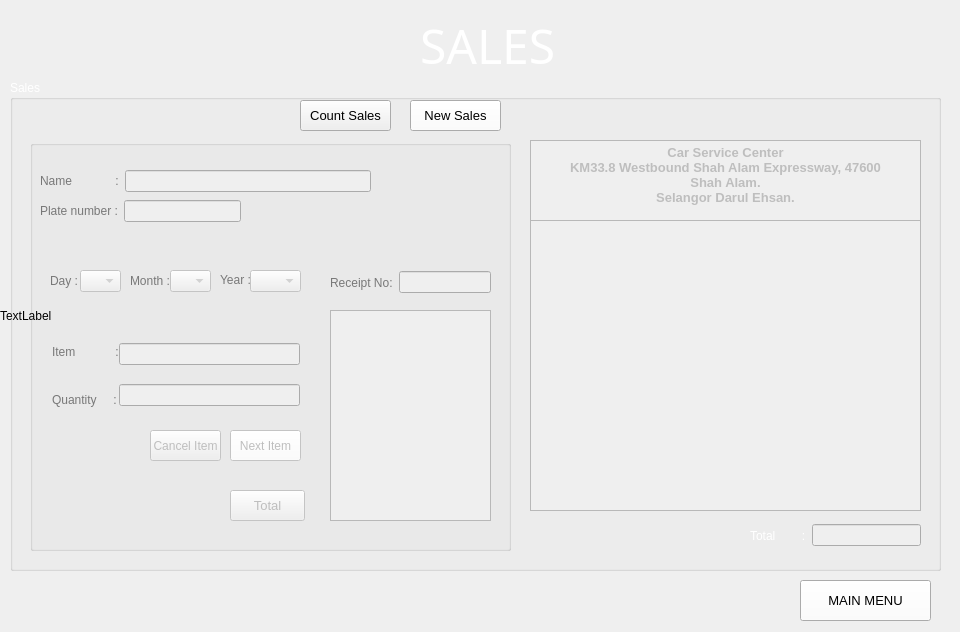
<?xml version="1.0" encoding="UTF-8"?>
<ui version="4.0">
 <class>SALE</class>
 <widget class="QDialog" name="SALE">
  <property name="geometry">
   <rect>
    <x>0</x>
    <y>0</y>
    <width>960</width>
    <height>632</height>
   </rect>
  </property>
  <property name="windowTitle">
   <string>Dialog</string>
  </property>
  <widget class="QPushButton" name="pushButton_back">
   <property name="geometry">
    <rect>
     <x>730</x>
     <y>460</y>
     <width>75</width>
     <height>23</height>
    </rect>
   </property>
   <property name="text">
    <string>Main Menu</string>
   </property>
  </widget>
  <widget class="QGroupBox" name="groupBox_sale">
   <property name="enabled">
    <bool>true</bool>
   </property>
   <property name="geometry">
    <rect>
     <x>10</x>
     <y>80</y>
     <width>931</width>
     <height>491</height>
    </rect>
   </property>
   <property name="palette">
    <palette>
     <active>
      <colorrole role="WindowText">
       <brush brushstyle="SolidPattern">
        <color alpha="255">
         <red>255</red>
         <green>255</green>
         <blue>255</blue>
        </color>
       </brush>
      </colorrole>
     </active>
     <inactive>
      <colorrole role="WindowText">
       <brush brushstyle="SolidPattern">
        <color alpha="255">
         <red>255</red>
         <green>255</green>
         <blue>255</blue>
        </color>
       </brush>
      </colorrole>
     </inactive>
     <disabled>
      <colorrole role="WindowText">
       <brush brushstyle="SolidPattern">
        <color alpha="255">
         <red>120</red>
         <green>120</green>
         <blue>120</blue>
        </color>
       </brush>
      </colorrole>
     </disabled>
    </palette>
   </property>
   <property name="title">
    <string>Sales</string>
   </property>
   <widget class="QGroupBox" name="groupBoxSales">
    <property name="enabled">
     <bool>false</bool>
    </property>
    <property name="geometry">
     <rect>
      <x>20</x>
      <y>60</y>
      <width>481</width>
      <height>411</height>
     </rect>
    </property>
    <property name="title">
     <string/>
    </property>
    <widget class="QPushButton" name="pushButtonNextItem">
     <property name="geometry">
      <rect>
       <x>200</x>
       <y>290</y>
       <width>71</width>
       <height>31</height>
      </rect>
     </property>
     <property name="palette">
      <palette>
       <active>
        <colorrole role="Button">
         <brush brushstyle="SolidPattern">
          <color alpha="255">
           <red>255</red>
           <green>255</green>
           <blue>255</blue>
          </color>
         </brush>
        </colorrole>
       </active>
       <inactive>
        <colorrole role="Button">
         <brush brushstyle="SolidPattern">
          <color alpha="255">
           <red>255</red>
           <green>255</green>
           <blue>255</blue>
          </color>
         </brush>
        </colorrole>
       </inactive>
       <disabled>
        <colorrole role="Button">
         <brush brushstyle="SolidPattern">
          <color alpha="255">
           <red>255</red>
           <green>255</green>
           <blue>255</blue>
          </color>
         </brush>
        </colorrole>
       </disabled>
      </palette>
     </property>
     <property name="text">
      <string>Next Item</string>
     </property>
    </widget>
    <widget class="QWidget" name="layoutWidget_5">
     <property name="geometry">
      <rect>
       <x>300</x>
       <y>130</y>
       <width>161</width>
       <height>25</height>
      </rect>
     </property>
     <layout class="QHBoxLayout" name="horizontalLayout_2">
      <item>
       <widget class="QLabel" name="label_5">
        <property name="palette">
         <palette>
          <active>
           <colorrole role="WindowText">
            <brush brushstyle="SolidPattern">
             <color alpha="255">
              <red>255</red>
              <green>255</green>
              <blue>255</blue>
             </color>
            </brush>
           </colorrole>
           <colorrole role="Text">
            <brush brushstyle="SolidPattern">
             <color alpha="255">
              <red>0</red>
              <green>0</green>
              <blue>0</blue>
             </color>
            </brush>
           </colorrole>
           <colorrole role="PlaceholderText">
            <brush brushstyle="NoBrush">
             <color alpha="128">
              <red>0</red>
              <green>0</green>
              <blue>0</blue>
             </color>
            </brush>
           </colorrole>
          </active>
          <inactive>
           <colorrole role="WindowText">
            <brush brushstyle="SolidPattern">
             <color alpha="255">
              <red>255</red>
              <green>255</green>
              <blue>255</blue>
             </color>
            </brush>
           </colorrole>
           <colorrole role="Text">
            <brush brushstyle="SolidPattern">
             <color alpha="255">
              <red>0</red>
              <green>0</green>
              <blue>0</blue>
             </color>
            </brush>
           </colorrole>
           <colorrole role="PlaceholderText">
            <brush brushstyle="NoBrush">
             <color alpha="128">
              <red>0</red>
              <green>0</green>
              <blue>0</blue>
             </color>
            </brush>
           </colorrole>
          </inactive>
          <disabled>
           <colorrole role="WindowText">
            <brush brushstyle="SolidPattern">
             <color alpha="255">
              <red>120</red>
              <green>120</green>
              <blue>120</blue>
             </color>
            </brush>
           </colorrole>
           <colorrole role="Text">
            <brush brushstyle="SolidPattern">
             <color alpha="255">
              <red>120</red>
              <green>120</green>
              <blue>120</blue>
             </color>
            </brush>
           </colorrole>
           <colorrole role="PlaceholderText">
            <brush brushstyle="NoBrush">
             <color alpha="128">
              <red>0</red>
              <green>0</green>
              <blue>0</blue>
             </color>
            </brush>
           </colorrole>
          </disabled>
         </palette>
        </property>
        <property name="text">
         <string>Receipt No:</string>
        </property>
       </widget>
      </item>
      <item>
       <widget class="QLineEdit" name="receiptNo">
        <property name="enabled">
         <bool>false</bool>
        </property>
       </widget>
      </item>
     </layout>
    </widget>
    <widget class="QLabel" name="label_8">
     <property name="geometry">
      <rect>
       <x>210</x>
       <y>80</y>
       <width>91</width>
       <height>81</height>
      </rect>
     </property>
     <property name="text">
      <string/>
     </property>
     <property name="pixmap">
      <pixmap>../Pic/icon-calendar-white.png</pixmap>
     </property>
     <property name="scaledContents">
      <bool>true</bool>
     </property>
    </widget>
    <widget class="QWidget" name="layoutWidget_3">
     <property name="geometry">
      <rect>
       <x>10</x>
       <y>60</y>
       <width>201</width>
       <height>22</height>
      </rect>
     </property>
     <layout class="QHBoxLayout" name="horizontalLayout_7">
      <item>
       <widget class="QLabel" name="label_7">
        <property name="palette">
         <palette>
          <active>
           <colorrole role="WindowText">
            <brush brushstyle="SolidPattern">
             <color alpha="255">
              <red>255</red>
              <green>255</green>
              <blue>255</blue>
             </color>
            </brush>
           </colorrole>
           <colorrole role="Text">
            <brush brushstyle="SolidPattern">
             <color alpha="255">
              <red>0</red>
              <green>0</green>
              <blue>0</blue>
             </color>
            </brush>
           </colorrole>
           <colorrole role="PlaceholderText">
            <brush brushstyle="NoBrush">
             <color alpha="128">
              <red>0</red>
              <green>0</green>
              <blue>0</blue>
             </color>
            </brush>
           </colorrole>
          </active>
          <inactive>
           <colorrole role="WindowText">
            <brush brushstyle="SolidPattern">
             <color alpha="255">
              <red>255</red>
              <green>255</green>
              <blue>255</blue>
             </color>
            </brush>
           </colorrole>
           <colorrole role="Text">
            <brush brushstyle="SolidPattern">
             <color alpha="255">
              <red>0</red>
              <green>0</green>
              <blue>0</blue>
             </color>
            </brush>
           </colorrole>
           <colorrole role="PlaceholderText">
            <brush brushstyle="NoBrush">
             <color alpha="128">
              <red>0</red>
              <green>0</green>
              <blue>0</blue>
             </color>
            </brush>
           </colorrole>
          </inactive>
          <disabled>
           <colorrole role="WindowText">
            <brush brushstyle="SolidPattern">
             <color alpha="255">
              <red>120</red>
              <green>120</green>
              <blue>120</blue>
             </color>
            </brush>
           </colorrole>
           <colorrole role="Text">
            <brush brushstyle="SolidPattern">
             <color alpha="255">
              <red>120</red>
              <green>120</green>
              <blue>120</blue>
             </color>
            </brush>
           </colorrole>
           <colorrole role="PlaceholderText">
            <brush brushstyle="NoBrush">
             <color alpha="128">
              <red>0</red>
              <green>0</green>
              <blue>0</blue>
             </color>
            </brush>
           </colorrole>
          </disabled>
         </palette>
        </property>
        <property name="text">
         <string>Plate number :</string>
        </property>
       </widget>
      </item>
      <item>
       <widget class="QLineEdit" name="lineEditPlate">
        <property name="enabled">
         <bool>false</bool>
        </property>
       </widget>
      </item>
     </layout>
    </widget>
    <widget class="QWidget" name="layoutWidget_2">
     <property name="geometry">
      <rect>
       <x>10</x>
       <y>30</y>
       <width>331</width>
       <height>22</height>
      </rect>
     </property>
     <layout class="QHBoxLayout" name="horizontalLayout_6">
      <item>
       <widget class="QLabel" name="label_6">
        <property name="palette">
         <palette>
          <active>
           <colorrole role="WindowText">
            <brush brushstyle="SolidPattern">
             <color alpha="255">
              <red>255</red>
              <green>255</green>
              <blue>255</blue>
             </color>
            </brush>
           </colorrole>
           <colorrole role="Text">
            <brush brushstyle="SolidPattern">
             <color alpha="255">
              <red>0</red>
              <green>0</green>
              <blue>0</blue>
             </color>
            </brush>
           </colorrole>
           <colorrole role="PlaceholderText">
            <brush brushstyle="NoBrush">
             <color alpha="128">
              <red>0</red>
              <green>0</green>
              <blue>0</blue>
             </color>
            </brush>
           </colorrole>
          </active>
          <inactive>
           <colorrole role="WindowText">
            <brush brushstyle="SolidPattern">
             <color alpha="255">
              <red>255</red>
              <green>255</green>
              <blue>255</blue>
             </color>
            </brush>
           </colorrole>
           <colorrole role="Text">
            <brush brushstyle="SolidPattern">
             <color alpha="255">
              <red>0</red>
              <green>0</green>
              <blue>0</blue>
             </color>
            </brush>
           </colorrole>
           <colorrole role="PlaceholderText">
            <brush brushstyle="NoBrush">
             <color alpha="128">
              <red>0</red>
              <green>0</green>
              <blue>0</blue>
             </color>
            </brush>
           </colorrole>
          </inactive>
          <disabled>
           <colorrole role="WindowText">
            <brush brushstyle="SolidPattern">
             <color alpha="255">
              <red>120</red>
              <green>120</green>
              <blue>120</blue>
             </color>
            </brush>
           </colorrole>
           <colorrole role="Text">
            <brush brushstyle="SolidPattern">
             <color alpha="255">
              <red>120</red>
              <green>120</green>
              <blue>120</blue>
             </color>
            </brush>
           </colorrole>
           <colorrole role="PlaceholderText">
            <brush brushstyle="NoBrush">
             <color alpha="128">
              <red>0</red>
              <green>0</green>
              <blue>0</blue>
             </color>
            </brush>
           </colorrole>
          </disabled>
         </palette>
        </property>
        <property name="text">
         <string>Name             :</string>
        </property>
       </widget>
      </item>
      <item>
       <widget class="QLineEdit" name="lineEditName">
        <property name="enabled">
         <bool>false</bool>
        </property>
       </widget>
      </item>
     </layout>
    </widget>
    <widget class="QPushButton" name="TotalButton">
     <property name="geometry">
      <rect>
       <x>200</x>
       <y>350</y>
       <width>75</width>
       <height>31</height>
      </rect>
     </property>
     <property name="font">
      <font>
       <pointsize>10</pointsize>
      </font>
     </property>
     <property name="text">
      <string>Total</string>
     </property>
    </widget>
    <widget class="QListView" name="listView">
     <property name="geometry">
      <rect>
       <x>300</x>
       <y>170</y>
       <width>161</width>
       <height>211</height>
      </rect>
     </property>
    </widget>
    <widget class="QWidget" name="layoutWidget">
     <property name="geometry">
      <rect>
       <x>22</x>
       <y>190</y>
       <width>81</width>
       <height>91</height>
      </rect>
     </property>
     <layout class="QVBoxLayout" name="verticalLayout">
      <item>
       <widget class="QLabel" name="label_2">
        <property name="palette">
         <palette>
          <active>
           <colorrole role="WindowText">
            <brush brushstyle="SolidPattern">
             <color alpha="255">
              <red>255</red>
              <green>255</green>
              <blue>255</blue>
             </color>
            </brush>
           </colorrole>
           <colorrole role="Text">
            <brush brushstyle="SolidPattern">
             <color alpha="255">
              <red>0</red>
              <green>0</green>
              <blue>0</blue>
             </color>
            </brush>
           </colorrole>
           <colorrole role="PlaceholderText">
            <brush brushstyle="NoBrush">
             <color alpha="128">
              <red>0</red>
              <green>0</green>
              <blue>0</blue>
             </color>
            </brush>
           </colorrole>
          </active>
          <inactive>
           <colorrole role="WindowText">
            <brush brushstyle="SolidPattern">
             <color alpha="255">
              <red>255</red>
              <green>255</green>
              <blue>255</blue>
             </color>
            </brush>
           </colorrole>
           <colorrole role="Text">
            <brush brushstyle="SolidPattern">
             <color alpha="255">
              <red>0</red>
              <green>0</green>
              <blue>0</blue>
             </color>
            </brush>
           </colorrole>
           <colorrole role="PlaceholderText">
            <brush brushstyle="NoBrush">
             <color alpha="128">
              <red>0</red>
              <green>0</green>
              <blue>0</blue>
             </color>
            </brush>
           </colorrole>
          </inactive>
          <disabled>
           <colorrole role="WindowText">
            <brush brushstyle="SolidPattern">
             <color alpha="255">
              <red>120</red>
              <green>120</green>
              <blue>120</blue>
             </color>
            </brush>
           </colorrole>
           <colorrole role="Text">
            <brush brushstyle="SolidPattern">
             <color alpha="255">
              <red>120</red>
              <green>120</green>
              <blue>120</blue>
             </color>
            </brush>
           </colorrole>
           <colorrole role="PlaceholderText">
            <brush brushstyle="NoBrush">
             <color alpha="128">
              <red>0</red>
              <green>0</green>
              <blue>0</blue>
             </color>
            </brush>
           </colorrole>
          </disabled>
         </palette>
        </property>
        <property name="text">
         <string>Item            :</string>
        </property>
       </widget>
      </item>
      <item>
       <widget class="QLabel" name="label_3">
        <property name="palette">
         <palette>
          <active>
           <colorrole role="WindowText">
            <brush brushstyle="SolidPattern">
             <color alpha="255">
              <red>255</red>
              <green>255</green>
              <blue>255</blue>
             </color>
            </brush>
           </colorrole>
           <colorrole role="Text">
            <brush brushstyle="SolidPattern">
             <color alpha="255">
              <red>0</red>
              <green>0</green>
              <blue>0</blue>
             </color>
            </brush>
           </colorrole>
           <colorrole role="PlaceholderText">
            <brush brushstyle="NoBrush">
             <color alpha="128">
              <red>0</red>
              <green>0</green>
              <blue>0</blue>
             </color>
            </brush>
           </colorrole>
          </active>
          <inactive>
           <colorrole role="WindowText">
            <brush brushstyle="SolidPattern">
             <color alpha="255">
              <red>255</red>
              <green>255</green>
              <blue>255</blue>
             </color>
            </brush>
           </colorrole>
           <colorrole role="Text">
            <brush brushstyle="SolidPattern">
             <color alpha="255">
              <red>0</red>
              <green>0</green>
              <blue>0</blue>
             </color>
            </brush>
           </colorrole>
           <colorrole role="PlaceholderText">
            <brush brushstyle="NoBrush">
             <color alpha="128">
              <red>0</red>
              <green>0</green>
              <blue>0</blue>
             </color>
            </brush>
           </colorrole>
          </inactive>
          <disabled>
           <colorrole role="WindowText">
            <brush brushstyle="SolidPattern">
             <color alpha="255">
              <red>120</red>
              <green>120</green>
              <blue>120</blue>
             </color>
            </brush>
           </colorrole>
           <colorrole role="Text">
            <brush brushstyle="SolidPattern">
             <color alpha="255">
              <red>120</red>
              <green>120</green>
              <blue>120</blue>
             </color>
            </brush>
           </colorrole>
           <colorrole role="PlaceholderText">
            <brush brushstyle="NoBrush">
             <color alpha="128">
              <red>0</red>
              <green>0</green>
              <blue>0</blue>
             </color>
            </brush>
           </colorrole>
          </disabled>
         </palette>
        </property>
        <property name="text">
         <string>Quantity     :</string>
        </property>
       </widget>
      </item>
     </layout>
    </widget>
    <widget class="QWidget" name="layoutWidget_4">
     <property name="geometry">
      <rect>
       <x>89</x>
       <y>190</y>
       <width>181</width>
       <height>91</height>
      </rect>
     </property>
     <layout class="QVBoxLayout" name="verticalLayout_2">
      <item>
       <widget class="QLineEdit" name="lineEditItem"/>
      </item>
      <item>
       <widget class="QLineEdit" name="quantity1"/>
      </item>
     </layout>
    </widget>
    <widget class="QLabel" name="label_4">
     <property name="geometry">
      <rect>
       <x>20</x>
       <y>130</y>
       <width>31</width>
       <height>21</height>
      </rect>
     </property>
     <property name="text">
      <string>Day :</string>
     </property>
    </widget>
    <widget class="QComboBox" name="comboBoxDay">
     <property name="geometry">
      <rect>
       <x>50</x>
       <y>130</y>
       <width>41</width>
       <height>22</height>
      </rect>
     </property>
    </widget>
    <widget class="QLabel" name="label_9">
     <property name="geometry">
      <rect>
       <x>100</x>
       <y>130</y>
       <width>41</width>
       <height>21</height>
      </rect>
     </property>
     <property name="text">
      <string>Month :</string>
     </property>
    </widget>
    <widget class="QComboBox" name="comboBoxMonth">
     <property name="geometry">
      <rect>
       <x>140</x>
       <y>130</y>
       <width>41</width>
       <height>22</height>
      </rect>
     </property>
    </widget>
    <widget class="QLabel" name="label_10">
     <property name="geometry">
      <rect>
       <x>190</x>
       <y>130</y>
       <width>31</width>
       <height>20</height>
      </rect>
     </property>
     <property name="text">
      <string>Year :</string>
     </property>
    </widget>
    <widget class="QComboBox" name="comboBoxYear">
     <property name="geometry">
      <rect>
       <x>220</x>
       <y>130</y>
       <width>51</width>
       <height>22</height>
      </rect>
     </property>
    </widget>
    <widget class="QPushButton" name="pushButtonCancel">
     <property name="geometry">
      <rect>
       <x>120</x>
       <y>290</y>
       <width>71</width>
       <height>31</height>
      </rect>
     </property>
     <property name="text">
      <string>Cancel Item</string>
     </property>
    </widget>
    <widget class="QLabel" name="receiptNoStatus">
     <property name="geometry">
      <rect>
       <x>300</x>
       <y>90</y>
       <width>161</width>
       <height>21</height>
      </rect>
     </property>
     <property name="text">
      <string/>
     </property>
    </widget>
   </widget>
   <widget class="QTextEdit" name="textEdit">
    <property name="enabled">
     <bool>false</bool>
    </property>
    <property name="geometry">
     <rect>
      <x>520</x>
      <y>60</y>
      <width>391</width>
      <height>81</height>
     </rect>
    </property>
    <property name="html">
     <string>&lt;!DOCTYPE HTML PUBLIC &quot;-//W3C//DTD HTML 4.0//EN&quot; &quot;http://www.w3.org/TR/REC-html40/strict.dtd&quot;&gt;
&lt;html&gt;&lt;head&gt;&lt;meta name=&quot;qrichtext&quot; content=&quot;1&quot; /&gt;&lt;style type=&quot;text/css&quot;&gt;
p, li { white-space: pre-wrap; }
&lt;/style&gt;&lt;/head&gt;&lt;body style=&quot; font-family:'MS Shell Dlg 2'; font-size:8.25pt; font-weight:400; font-style:normal;&quot;&gt;
&lt;p align=&quot;center&quot; style=&quot; margin-top:0px; margin-bottom:0px; margin-left:0px; margin-right:0px; -qt-block-indent:0; text-indent:0px;&quot;&gt;&lt;span style=&quot; font-family:'MS Shell Dlg 2'; font-size:10pt; font-weight:600;&quot;&gt;Car Service Center&lt;/span&gt;&lt;/p&gt;
&lt;p align=&quot;center&quot; style=&quot; margin-top:0px; margin-bottom:0px; margin-left:0px; margin-right:0px; -qt-block-indent:0; text-indent:0px;&quot;&gt;&lt;span style=&quot; font-family:'MS Shell Dlg 2'; font-size:10pt; font-weight:600;&quot;&gt;KM33.8 Westbound Shah Alam Expressway, 47600            Shah Alam.&lt;/span&gt;&lt;/p&gt;
&lt;p align=&quot;center&quot; style=&quot; margin-top:0px; margin-bottom:0px; margin-left:0px; margin-right:0px; -qt-block-indent:0; text-indent:0px;&quot;&gt;&lt;span style=&quot; font-family:'MS Shell Dlg 2'; font-size:10pt; font-weight:600;&quot;&gt;Selangor Darul Ehsan.&lt;/span&gt;&lt;/p&gt;&lt;/body&gt;&lt;/html&gt;</string>
    </property>
   </widget>
   <widget class="QTableView" name="tableView">
    <property name="enabled">
     <bool>false</bool>
    </property>
    <property name="geometry">
     <rect>
      <x>520</x>
      <y>140</y>
      <width>391</width>
      <height>291</height>
     </rect>
    </property>
   </widget>
   <widget class="QWidget" name="layoutWidget_6">
    <property name="geometry">
     <rect>
      <x>740</x>
      <y>440</y>
      <width>171</width>
      <height>31</height>
     </rect>
    </property>
    <layout class="QHBoxLayout" name="horizontalLayout">
     <item>
      <widget class="QLabel" name="label">
       <property name="palette">
        <palette>
         <active>
          <colorrole role="WindowText">
           <brush brushstyle="SolidPattern">
            <color alpha="255">
             <red>255</red>
             <green>255</green>
             <blue>255</blue>
            </color>
           </brush>
          </colorrole>
          <colorrole role="Text">
           <brush brushstyle="SolidPattern">
            <color alpha="255">
             <red>0</red>
             <green>0</green>
             <blue>0</blue>
            </color>
           </brush>
          </colorrole>
          <colorrole role="PlaceholderText">
           <brush brushstyle="NoBrush">
            <color alpha="128">
             <red>0</red>
             <green>0</green>
             <blue>0</blue>
            </color>
           </brush>
          </colorrole>
         </active>
         <inactive>
          <colorrole role="WindowText">
           <brush brushstyle="SolidPattern">
            <color alpha="255">
             <red>255</red>
             <green>255</green>
             <blue>255</blue>
            </color>
           </brush>
          </colorrole>
          <colorrole role="Text">
           <brush brushstyle="SolidPattern">
            <color alpha="255">
             <red>0</red>
             <green>0</green>
             <blue>0</blue>
            </color>
           </brush>
          </colorrole>
          <colorrole role="PlaceholderText">
           <brush brushstyle="NoBrush">
            <color alpha="128">
             <red>0</red>
             <green>0</green>
             <blue>0</blue>
            </color>
           </brush>
          </colorrole>
         </inactive>
         <disabled>
          <colorrole role="WindowText">
           <brush brushstyle="SolidPattern">
            <color alpha="255">
             <red>120</red>
             <green>120</green>
             <blue>120</blue>
            </color>
           </brush>
          </colorrole>
          <colorrole role="Text">
           <brush brushstyle="SolidPattern">
            <color alpha="255">
             <red>120</red>
             <green>120</green>
             <blue>120</blue>
            </color>
           </brush>
          </colorrole>
          <colorrole role="PlaceholderText">
           <brush brushstyle="NoBrush">
            <color alpha="128">
             <red>0</red>
             <green>0</green>
             <blue>0</blue>
            </color>
           </brush>
          </colorrole>
         </disabled>
        </palette>
       </property>
       <property name="text">
        <string>Total        :</string>
       </property>
      </widget>
     </item>
     <item>
      <widget class="QLineEdit" name="totalPrice">
       <property name="enabled">
        <bool>false</bool>
       </property>
      </widget>
     </item>
    </layout>
   </widget>
   <widget class="QPushButton" name="pushButtonNew">
    <property name="geometry">
     <rect>
      <x>400</x>
      <y>20</y>
      <width>91</width>
      <height>31</height>
     </rect>
    </property>
    <property name="palette">
     <palette>
      <active>
       <colorrole role="Button">
        <brush brushstyle="SolidPattern">
         <color alpha="255">
          <red>255</red>
          <green>255</green>
          <blue>255</blue>
         </color>
        </brush>
       </colorrole>
      </active>
      <inactive>
       <colorrole role="Button">
        <brush brushstyle="SolidPattern">
         <color alpha="255">
          <red>255</red>
          <green>255</green>
          <blue>255</blue>
         </color>
        </brush>
       </colorrole>
      </inactive>
      <disabled>
       <colorrole role="Button">
        <brush brushstyle="SolidPattern">
         <color alpha="255">
          <red>255</red>
          <green>255</green>
          <blue>255</blue>
         </color>
        </brush>
       </colorrole>
      </disabled>
     </palette>
    </property>
    <property name="font">
     <font>
      <pointsize>10</pointsize>
     </font>
    </property>
    <property name="text">
     <string>New Sales</string>
    </property>
   </widget>
   <widget class="QPushButton" name="pushButtonAnalysis">
    <property name="geometry">
     <rect>
      <x>290</x>
      <y>20</y>
      <width>91</width>
      <height>31</height>
     </rect>
    </property>
    <property name="font">
     <font>
      <pointsize>10</pointsize>
     </font>
    </property>
    <property name="text">
     <string>Count Sales</string>
    </property>
   </widget>
  </widget>
  <widget class="QLabel" name="label_14">
   <property name="geometry">
    <rect>
     <x>420</x>
     <y>-20</y>
     <width>191</width>
     <height>131</height>
    </rect>
   </property>
   <property name="palette">
    <palette>
     <active>
      <colorrole role="WindowText">
       <brush brushstyle="SolidPattern">
        <color alpha="255">
         <red>255</red>
         <green>255</green>
         <blue>255</blue>
        </color>
       </brush>
      </colorrole>
     </active>
     <inactive>
      <colorrole role="WindowText">
       <brush brushstyle="SolidPattern">
        <color alpha="255">
         <red>255</red>
         <green>255</green>
         <blue>255</blue>
        </color>
       </brush>
      </colorrole>
     </inactive>
     <disabled>
      <colorrole role="WindowText">
       <brush brushstyle="SolidPattern">
        <color alpha="255">
         <red>120</red>
         <green>120</green>
         <blue>120</blue>
        </color>
       </brush>
      </colorrole>
     </disabled>
    </palette>
   </property>
   <property name="font">
    <font>
     <family>Roboto Bk</family>
     <pointsize>36</pointsize>
    </font>
   </property>
   <property name="text">
    <string>SALES</string>
   </property>
  </widget>
  <widget class="QPushButton" name="pushButtonBack">
   <property name="geometry">
    <rect>
     <x>800</x>
     <y>580</y>
     <width>131</width>
     <height>41</height>
    </rect>
   </property>
   <property name="palette">
    <palette>
     <active>
      <colorrole role="Button">
       <brush brushstyle="SolidPattern">
        <color alpha="255">
         <red>255</red>
         <green>255</green>
         <blue>255</blue>
        </color>
       </brush>
      </colorrole>
     </active>
     <inactive>
      <colorrole role="Button">
       <brush brushstyle="SolidPattern">
        <color alpha="255">
         <red>255</red>
         <green>255</green>
         <blue>255</blue>
        </color>
       </brush>
      </colorrole>
     </inactive>
     <disabled>
      <colorrole role="Button">
       <brush brushstyle="SolidPattern">
        <color alpha="255">
         <red>255</red>
         <green>255</green>
         <blue>255</blue>
        </color>
       </brush>
      </colorrole>
     </disabled>
    </palette>
   </property>
   <property name="font">
    <font>
     <family>MS Shell Dlg 2</family>
     <pointsize>10</pointsize>
    </font>
   </property>
   <property name="text">
    <string>MAIN MENU</string>
   </property>
  </widget>
  <widget class="QLabel" name="labelbg">
   <property name="geometry">
    <rect>
     <x>0</x>
     <y>0</y>
     <width>961</width>
     <height>631</height>
    </rect>
   </property>
   <property name="text">
    <string>TextLabel</string>
   </property>
  </widget>
  <zorder>labelbg</zorder>
  <zorder>pushButton_back</zorder>
  <zorder>groupBox_sale</zorder>
  <zorder>label_14</zorder>
  <zorder>pushButtonBack</zorder>
 </widget>
 <resources/>
 <connections/>
</ui>
